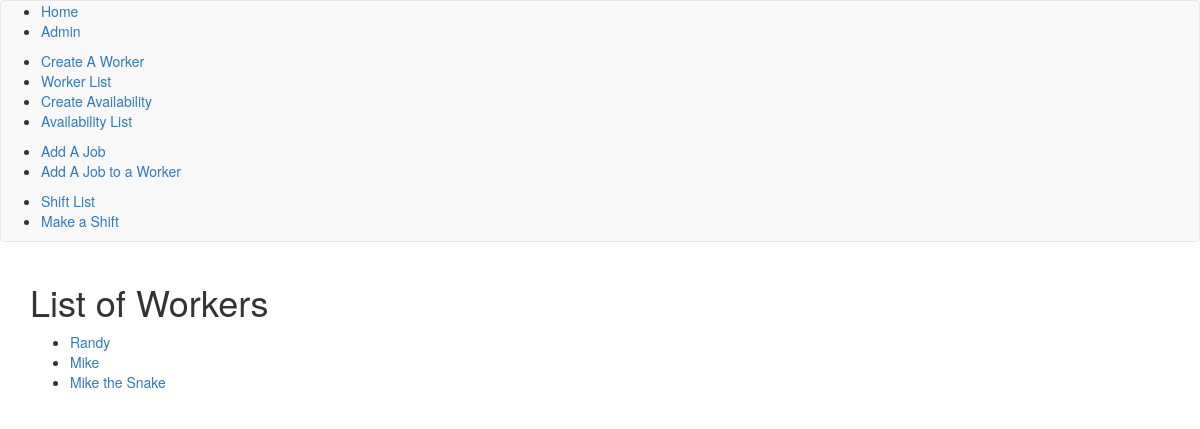
/worker_list_view/, run on an earlier commit of the app's database.
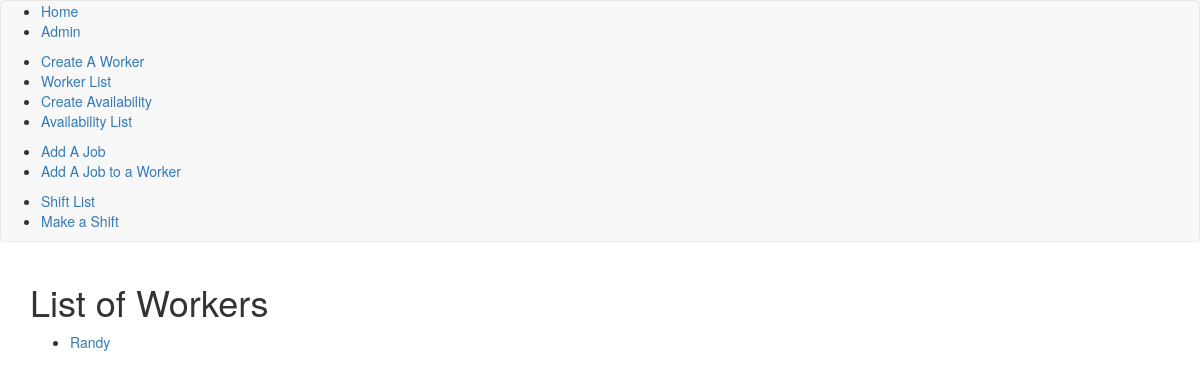
And on a later commit of the database.
### schedule_app/models.py (models this page shows, shortened)
class Worker(models.Model):
    workerName = models.CharField(max_length=255,unique=True)
    availability = models.ForeignKey(Availability)

### schedule_app/views.py (the view)
# urls.py: url(r'^worker_list_view/$',views.WorkerListView.as_view(),name='listwork'),
class WorkerListView(ListView):
    context_object_name = 'workers'
    model = models.Worker

### schedule_app/templates/schedule_app/worker_list.html
{%extends 'schedule_app/base.html'%}
{%block bodyblock%}
  <h1>List of Workers</h1>
  <ul>
    {%for worker in workers%}
    <li><a href="{{worker.id}}">{{worker.workerName}}</a></li>
    {%endfor%}
  </ul>
{%endblock%}

### schedule_app/templates/schedule_app/base.html (shortened to what this page needs)
<!DOCTYPE html>
<html>
  <head>
    <link rel="stylesheet" href="https://maxcdn.bootstrapcdn.com/bootstrap/3.3.7/css/bootstrap.min.css">
    <link rel="stylesheet" href="/css/bootstrap.min.css">
  </head>
  <body>
    <nav class="navbar navbar-default">
      <ul>
        <li><a href="{%url 'schedule_app:index'%}">Home</a></li>
        <li><a href="{%url 'admin:index'%}">Admin</a></li>
      </ul>
      <ul>
        <li><a href="{%url 'schedule_app:createworker'%}">Create A Worker</a></li>
        <li><a href="{%url 'schedule_app:listwork'%}">Worker List</a></li>
        <li><a href="{%url 'schedule_app:createavailability'%}">Create Availability</a></li>
        <li><a href="{%url 'schedule_app:listavailability'%}">Availability List</a></li>
      </ul>
      <ul>
        <li><a href="{%url 'schedule_app:createjob'%}">Add A Job</a></li>
        <li><a href="{%url 'schedule_app:createskill'%}">Add A Job to a Worker</a></li>
      </ul>
      <ul>
        <li><a href="{%url 'schedule_app:listshift'%}">Shift List</a></li>
        <li><a href="{%url 'schedule_app:createshift'%}">Make a Shift</a></li>
      </ul>
    </nav>
    <div class="container">
      {%block bodyblock%}
      {%endblock%}
    </div>
  </body>
</html>

What changed in the data, as far as the page shows it:
removed Worker: workerName "Mike"
removed Worker: workerName "Mike the Snake"
